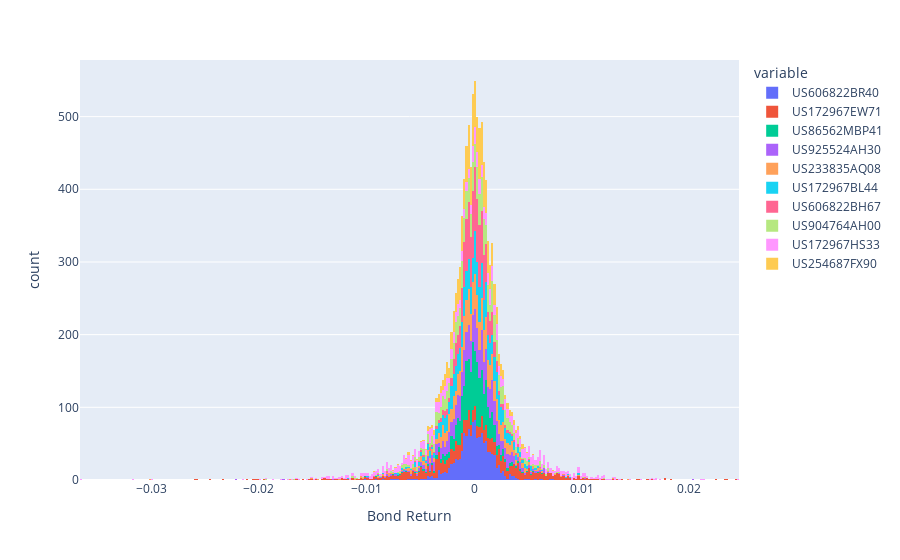

Write notebook code for a chart like this one.
### Markdown cell above
As a sanity check to make sure the above actually works, we compare the above price distribution to that created using the first-order approximation of the bond returns. The first-order approximation is simply the change in z-spread multiplied by the given bond's duration.

### Code cell
z_spread_movements = (
    z_spreads.iloc[-1] * (1 + prices_to_returns(z_spreads))
) - z_spreads.iloc[-1]
durations = calculate_sensis(
    pricing_context, portfolio_instruments, keys=z_spreads.columns
)
estimated_bond_movements = z_spread_movements @ durations
px.histogram(estimated_bond_movements, labels={"value": "Bond Return"})

### Figure 1 — Plotly figure (JSON) as saved in the notebook; plotly's stock layout.template omitted (floating-point values rounded to 4 significant figures; data arrays with more than 128 entries replaced by an {"elided": "..."} marker saying what was removed)
{"data": [{"bingroup": "x", "hovertemplate": "variable=US606822BR40<br>Bond Return=%{x}<br>count=%{y}<extra></extra>", "legendgroup": "US606822BR40", "marker": {"color": "#636efa", "pattern": {"shape": ""}}, "name": "US606822BR40", "orientation": "v", "showlegend": true, "type": "histogram", "x": {"elided": "1230 float values"}, "xaxis": "x", "yaxis": "y"}, {"bingroup": "x", "hovertemplate": "variable=US172967EW71<br>Bond Return=%{x}<br>count=%{y}<extra></extra>", "legendgroup": "US172967EW71", "marker": {"color": "#EF553B", "pattern": {"shape": ""}}, "name": "US172967EW71", "orientation": "v", "showlegend": true, "type": "histogram", "x": {"elided": "1230 float values"}, "xaxis": "x", "yaxis": "y"}, {"bingroup": "x", "hovertemplate": "variable=US86562MBP41<br>Bond Return=%{x}<br>count=%{y}<extra></extra>", "legendgroup": "US86562MBP41", "marker": {"color": "#00cc96", "pattern": {"shape": ""}}, "name": "US86562MBP41", "orientation": "v", "showlegend": true, "type": "histogram", "x": {"elided": "1230 float values"}, "xaxis": "x", "yaxis": "y"}, {"bingroup": "x", "hovertemplate": "variable=US925524AH30<br>Bond Return=%{x}<br>count=%{y}<extra></extra>", "legendgroup": "US925524AH30", "marker": {"color": "#ab63fa", "pattern": {"shape": ""}}, "name": "US925524AH30", "orientation": "v", "showlegend": true, "type": "histogram", "x": {"elided": "1230 float values"}, "xaxis": "x", "yaxis": "y"}, {"bingroup": "x", "hovertemplate": "variable=US233835AQ08<br>Bond Return=%{x}<br>count=%{y}<extra></extra>", "legendgroup": "US233835AQ08", "marker": {"color": "#FFA15A", "pattern": {"shape": ""}}, "name": "US233835AQ08", "orientation": "v", "showlegend": true, "type": "histogram", "x": {"elided": "1230 float values"}, "xaxis": "x", "yaxis": "y"}, {"bingroup": "x", "hovertemplate": "variable=US172967BL44<br>Bond Return=%{x}<br>count=%{y}<extra></extra>", "legendgroup": "US172967BL44", "marker": {"color": "#19d3f3", "pattern": {"shape": ""}}, "name": "US172967BL44", "orientation": "v", "showlegend": true, "type": "histogram", "x": {"elided": "1230 float values"}, "xaxis": "x", "yaxis": "y"}, {"bingroup": "x", "hovertemplate": "variable=US606822BH67<br>Bond Return=%{x}<br>count=%{y}<extra></extra>", "legendgroup": "US606822BH67", "marker": {"color": "#FF6692", "pattern": {"shape": ""}}, "name": "US606822BH67", "orientation": "v", "showlegend": true, "type": "histogram", "x": {"elided": "1230 float values"}, "xaxis": "x", "yaxis": "y"}, {"bingroup": "x", "hovertemplate": "variable=US904764AH00<br>Bond Return=%{x}<br>count=%{y}<extra></extra>", "legendgroup": "US904764AH00", "marker": {"color": "#B6E880", "pattern": {"shape": ""}}, "name": "US904764AH00", "orientation": "v", "showlegend": true, "type": "histogram", "x": {"elided": "1230 float values"}, "xaxis": "x", "yaxis": "y"}, {"bingroup": "x", "hovertemplate": "variable=US172967HS33<br>Bond Return=%{x}<br>count=%{y}<extra></extra>", "legendgroup": "US172967HS33", "marker": {"color": "#FF97FF", "pattern": {"shape": ""}}, "name": "US172967HS33", "orientation": "v", "showlegend": true, "type": "histogram", "x": {"elided": "1230 float values"}, "xaxis": "x", "yaxis": "y"}, {"bingroup": "x", "hovertemplate": "variable=US254687FX90<br>Bond Return=%{x}<br>count=%{y}<extra></extra>", "legendgroup": "US254687FX90", "marker": {"color": "#FECB52", "pattern": {"shape": ""}}, "name": "US254687FX90", "orientation": "v", "showlegend": true, "type": "histogram", "x": {"elided": "1230 float values"}, "xaxis": "x", "yaxis": "y"}], "layout": {"barmode": "relative", "legend": {"title": {"text": "variable"}, "tracegroupgap": 0}, "margin": {"t": 60}, "xaxis": {"anchor": "y", "domain": [0, 1], "title": {"text": "Bond Return"}}, "yaxis": {"anchor": "x", "domain": [0, 1], "title": {"text": "count"}}}}
